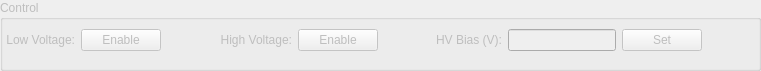
       <widget class="QGroupBox" name="pwrControlGroupBox">
        <property name="enabled">
         <bool>false</bool>
        </property>
        <property name="geometry">
         <rect>
          <x>10</x>
          <y>10</y>
          <width>761</width>
          <height>71</height>
         </rect>
        </property>
        <property name="title">
         <string>Control</string>
        </property>
        <widget class="QWidget" name="gridLayoutWidget_4">
         <property name="geometry">
          <rect>
           <x>0</x>
           <y>20</y>
           <width>761</width>
           <height>41</height>
          </rect>
         </property>
         <layout class="QGridLayout" name="gridLayout_4">
          <property name="leftMargin">
           <number>6</number>
          </property>
          <property name="rightMargin">
           <number>6</number>
          </property>
          <property name="verticalSpacing">
           <number>0</number>
          </property>
          <item row="0" column="0">
           <widget class="QLabel" name="label_3">
            <property name="text">
             <string>Low Voltage:</string>
            </property>
            <property name="alignment">
             <set>Qt::AlignRight|Qt::AlignTrailing|Qt::AlignVCenter</set>
            </property>
           </widget>
          </item>
          <item row="0" column="3">
           <widget class="QLabel" name="label_15">
            <property name="text">
             <string>High Voltage:</string>
            </property>
            <property name="alignment">
             <set>Qt::AlignRight|Qt::AlignTrailing|Qt::AlignVCenter</set>
            </property>
           </widget>
          </item>
          <item row="0" column="1">
           <widget class="QPushButton" name="lvEnableBtn">
            <property name="sizePolicy">
             <sizepolicy hsizetype="Fixed" vsizetype="Fixed">
              <horstretch>0</horstretch>
              <verstretch>0</verstretch>
             </sizepolicy>
            </property>
            <property name="minimumSize">
             <size>
              <width>40</width>
              <height>0</height>
             </size>
            </property>
            <property name="text">
             <string>Enable</string>
            </property>
           </widget>
          </item>
          <item row="0" column="7">
           <widget class="QLineEdit" name="hvBiasEdit">
            <property name="sizePolicy">
             <sizepolicy hsizetype="Fixed" vsizetype="Fixed">
              <horstretch>0</horstretch>
              <verstretch>0</verstretch>
             </sizepolicy>
            </property>
           </widget>
          </item>
          <item row="0" column="6">
           <widget class="QLabel" name="label_20">
            <property name="text">
             <string>HV Bias (V):</string>
            </property>
            <property name="alignment">
             <set>Qt::AlignRight|Qt::AlignTrailing|Qt::AlignVCenter</set>
            </property>
           </widget>
          </item>
          <item row="0" column="4">
           <widget class="QPushButton" name="hvEnableBtn">
            <property name="sizePolicy">
             <sizepolicy hsizetype="Fixed" vsizetype="Fixed">
              <horstretch>0</horstretch>
              <verstretch>0</verstretch>
             </sizepolicy>
            </property>
            <property name="minimumSize">
             <size>
              <width>40</width>
              <height>0</height>
             </size>
            </property>
            <property name="text">
             <string>Enable</string>
            </property>
           </widget>
          </item>
          <item row="0" column="8">
           <widget class="QPushButton" name="hvBiasSetBtn">
            <property name="sizePolicy">
             <sizepolicy hsizetype="Fixed" vsizetype="Fixed">
              <horstretch>0</horstretch>
              <verstretch>0</verstretch>
             </sizepolicy>
            </property>
            <property name="minimumSize">
             <size>
              <width>40</width>
              <height>0</height>
             </size>
            </property>
            <property name="text">
             <string>Set</string>
            </property>
           </widget>
          </item>
          <item row="0" column="2">
           <spacer name="horizontalSpacer_9">
            <property name="orientation">
             <enum>Qt::Horizontal</enum>
            </property>
            <property name="sizeHint" stdset="0">
             <size>
              <width>40</width>
              <height>20</height>
             </size>
            </property>
           </spacer>
          </item>
          <item row="0" column="9">
           <spacer name="horizontalSpacer_8">
            <property name="orientation">
             <enum>Qt::Horizontal</enum>
            </property>
            <property name="sizeHint" stdset="0">
             <size>
              <width>40</width>
              <height>20</height>
             </size>
            </property>
           </spacer>
          </item>
          <item row="0" column="5">
           <spacer name="horizontalSpacer_10">
            <property name="orientation">
             <enum>Qt::Horizontal</enum>
            </property>
            <property name="sizeHint" stdset="0">
             <size>
              <width>40</width>
              <height>20</height>
             </size>
            </property>
           </spacer>
          </item>
         </layout>
        </widget>
       </widget>
